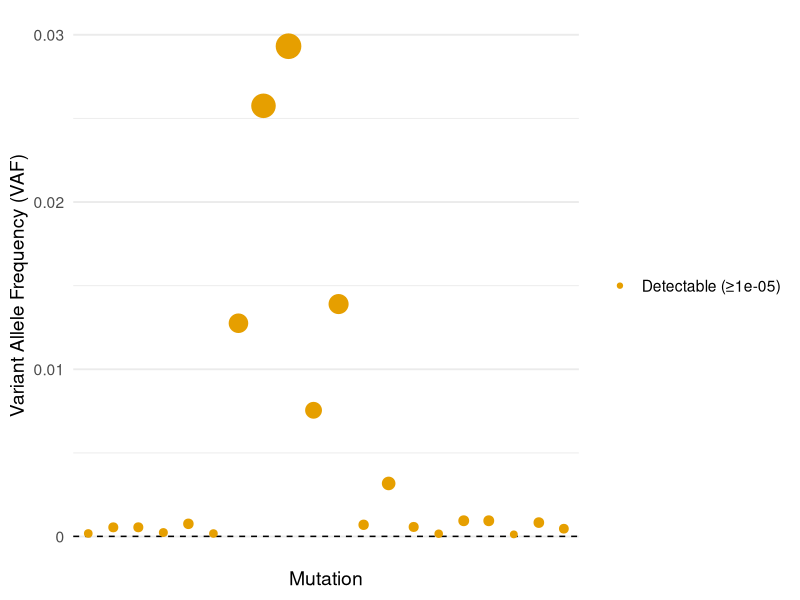

R code for this plot: (Note: this script raises an error after producing the figure.)
library(ggplot2)

set.seed(2)

n <- 20
vaf_low  <- runif(round(n * 0.7),  0, 0.001)
vaf_high <- runif(round(n * 0.3),  0.001, 0.03)
vaf <- c(vaf_low, vaf_high)[1:n]

df <- data.frame(
  Mutation = paste0("M", seq_len(n)),
  VAF      = vaf
)

# User‐adjustable detection threshold (in % VAF)
threshold <- 0.00001 

# Create label strings
und_label <- paste0("Undetectable (<", threshold, ")")
det_label <- paste0("Detectable (≥", threshold, ")")


# 2) Classify by threshold
df$status <- ifelse(df$VAF >= threshold, det_label, und_label)
df$status <- factor(df$status, levels = c(und_label, det_label))

# 3) Define named colors
cols <- c("grey70", "#E69F00")
names(cols) <- c(und_label, det_label)

# 4) Plot
ggplot(df, aes(x = Mutation, y = VAF, color = status, size = VAF)) +
  # threshold line
  geom_hline(yintercept = threshold, linetype = "dashed", color = "black") +
  
  # points
  geom_point() +
  
  # apply named colors
  scale_color_manual(values = cols) +
  
  # size ~ VAF
  scale_size_continuous(range = c(2, 8), guide = FALSE) +
  
  # y-axis up to 3%
  scale_y_continuous(
    breaks = seq(0, 0.03, 0.01),
    labels = paste0(seq(0, 0.03, 0.01)),
    limits = c(0, 0.03)
  ) +
  
  labs(
    #x     = "Mutation",
    y     = "Variant Allele Frequency (VAF)",
    color = NULL
  ) +
  
  theme_minimal(base_size = 14) +
  theme(
    plot.title         = element_text(face = "bold", hjust = 0.5),
    #axis.text.x        = element_text(angle = 90, vjust = 0.5, hjust = 1),
    panel.grid.major.x = element_blank(),
    axis.text.x        = element_blank(),
    axis.ticks.x       = element_blank()
  )





drop_trailing_zeros <- function(x) {
  s <- format(round(x, 4), nsmall = 4, scientific = FALSE, trim = TRUE)
  sub("\\.?0+$", "", s)
}

ggplot(df, aes(x = Mutation, y = VAF, color = status)) +
  geom_hline(yintercept = threshold, linetype = "dashed") +
  geom_point(aes(size = VAF)) +
  scale_color_manual(values = cols) +
  scale_size_continuous(range = c(2, 8), guide = FALSE) +
scale_y_log10(
  breaks       = log_breaks(n=4),
  #minor_breaks = NULL,
  #labels = drop_trailing_zeros
) +
  
  labs(
    y     = "Variant Allele Frequency (VAF)",
    color = NULL
  ) +
  theme_minimal(base_size = 14) +
  theme(
    axis.text.x        = element_blank(),
    panel.grid.major.x = element_blank()
  )





filt_maf %>% filter(Hugo_Symbol == "TP53") %>% filter(Subject == "Patient") %>% filter(coding == "coding") %>% arrange(VAF) %>% print(width = Inf)
